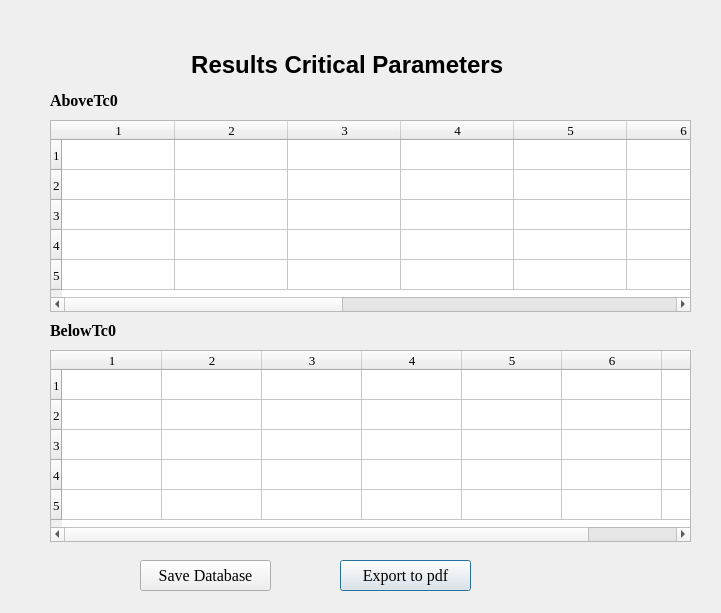
<?xml version="1.0" encoding="UTF-8"?>
<ui version="4.0">
 <class>Dialog</class>
 <widget class="QDialog" name="Dialog">
  <property name="geometry">
   <rect>
    <x>0</x>
    <y>0</y>
    <width>721</width>
    <height>613</height>
   </rect>
  </property>
  <property name="windowTitle">
   <string>Results Critical Parameters</string>
  </property>
  <property name="windowIcon">
   <iconset>
    <normaloff>../Img/Telematica.png</normaloff>../Img/Telematica.png</iconset>
  </property>
  <widget class="QLabel" name="label">
   <property name="geometry">
    <rect>
     <x>560</x>
     <y>550</y>
     <width>131</width>
     <height>61</height>
    </rect>
   </property>
   <property name="lineWidth">
    <number>1</number>
   </property>
   <property name="text">
    <string/>
   </property>
   <property name="pixmap">
    <pixmap>../Img/Uptc_Logo.png</pixmap>
   </property>
   <property name="scaledContents">
    <bool>true</bool>
   </property>
  </widget>
  <widget class="QLabel" name="label_2">
   <property name="geometry">
    <rect>
     <x>560</x>
     <y>20</y>
     <width>141</width>
     <height>61</height>
    </rect>
   </property>
   <property name="text">
    <string/>
   </property>
   <property name="pixmap">
    <pixmap>../Img/Telematics.png</pixmap>
   </property>
   <property name="scaledContents">
    <bool>true</bool>
   </property>
  </widget>
  <widget class="QLabel" name="label_3">
   <property name="geometry">
    <rect>
     <x>30</x>
     <y>20</y>
     <width>81</width>
     <height>61</height>
    </rect>
   </property>
   <property name="text">
    <string/>
   </property>
   <property name="pixmap">
    <pixmap>../Img/GSM.jpg</pixmap>
   </property>
   <property name="scaledContents">
    <bool>true</bool>
   </property>
  </widget>
  <widget class="QLabel" name="label_4">
   <property name="geometry">
    <rect>
     <x>170</x>
     <y>50</y>
     <width>361</width>
     <height>31</height>
    </rect>
   </property>
   <property name="text">
    <string>&lt;html&gt;&lt;head/&gt;&lt;body&gt;&lt;p align=&quot;center&quot;&gt;&lt;span style=&quot; font-size:18pt; font-weight:600;&quot;&gt;Results Critical Parameters &lt;/span&gt;&lt;/p&gt;&lt;/body&gt;&lt;/html&gt;</string>
   </property>
  </widget>
  <widget class="QTableWidget" name="tableaboveTco">
   <property name="geometry">
    <rect>
     <x>50</x>
     <y>120</y>
     <width>641</width>
     <height>192</height>
    </rect>
   </property>
   <property name="font">
    <font>
     <family>Times New Roman</family>
     <pointsize>10</pointsize>
    </font>
   </property>
   <property name="autoFillBackground">
    <bool>true</bool>
   </property>
   <property name="rowCount">
    <number>5</number>
   </property>
   <property name="columnCount">
    <number>11</number>
   </property>
   <attribute name="horizontalHeaderDefaultSectionSize">
    <number>113</number>
   </attribute>
   <row/>
   <row/>
   <row/>
   <row/>
   <row/>
   <column/>
   <column/>
   <column/>
   <column/>
   <column/>
   <column/>
   <column/>
   <column/>
   <column/>
   <column/>
   <column/>
   <item row="0" column="0">
    <property name="text">
     <string/>
    </property>
    <property name="textAlignment">
     <set>AlignCenter</set>
    </property>
   </item>
   <item row="0" column="1">
    <property name="textAlignment">
     <set>AlignCenter</set>
    </property>
   </item>
   <item row="0" column="2">
    <property name="textAlignment">
     <set>AlignCenter</set>
    </property>
   </item>
   <item row="0" column="3">
    <property name="textAlignment">
     <set>AlignCenter</set>
    </property>
   </item>
   <item row="0" column="4">
    <property name="textAlignment">
     <set>AlignCenter</set>
    </property>
   </item>
   <item row="0" column="5">
    <property name="textAlignment">
     <set>AlignCenter</set>
    </property>
   </item>
   <item row="0" column="6">
    <property name="textAlignment">
     <set>AlignCenter</set>
    </property>
   </item>
   <item row="0" column="7">
    <property name="textAlignment">
     <set>AlignCenter</set>
    </property>
   </item>
   <item row="0" column="8">
    <property name="textAlignment">
     <set>AlignCenter</set>
    </property>
   </item>
   <item row="1" column="0">
    <property name="text">
     <string/>
    </property>
    <property name="textAlignment">
     <set>AlignCenter</set>
    </property>
   </item>
  </widget>
  <widget class="QTableWidget" name="tablebelowTco">
   <property name="geometry">
    <rect>
     <x>50</x>
     <y>350</y>
     <width>641</width>
     <height>192</height>
    </rect>
   </property>
   <property name="font">
    <font>
     <family>Times New Roman</family>
     <pointsize>10</pointsize>
    </font>
   </property>
   <property name="rowCount">
    <number>5</number>
   </property>
   <property name="columnCount">
    <number>7</number>
   </property>
   <row/>
   <row/>
   <row/>
   <row/>
   <row/>
   <column/>
   <column/>
   <column/>
   <column/>
   <column/>
   <column/>
   <column/>
  </widget>
  <widget class="QLabel" name="label_5">
   <property name="geometry">
    <rect>
     <x>50</x>
     <y>90</y>
     <width>81</width>
     <height>21</height>
    </rect>
   </property>
   <property name="font">
    <font>
     <family>Times New Roman</family>
     <pointsize>12</pointsize>
     <weight>75</weight>
     <bold>true</bold>
    </font>
   </property>
   <property name="text">
    <string>AboveTc0</string>
   </property>
  </widget>
  <widget class="QLabel" name="label_6">
   <property name="geometry">
    <rect>
     <x>50</x>
     <y>320</y>
     <width>81</width>
     <height>21</height>
    </rect>
   </property>
   <property name="font">
    <font>
     <family>Times New Roman</family>
     <pointsize>12</pointsize>
     <weight>75</weight>
     <bold>true</bold>
    </font>
   </property>
   <property name="text">
    <string>BelowTc0</string>
   </property>
  </widget>
  <widget class="QPushButton" name="exportopdf">
   <property name="geometry">
    <rect>
     <x>340</x>
     <y>560</y>
     <width>131</width>
     <height>31</height>
    </rect>
   </property>
   <property name="font">
    <font>
     <family>Times New Roman</family>
     <pointsize>12</pointsize>
    </font>
   </property>
   <property name="text">
    <string>Export to pdf</string>
   </property>
   <property name="icon">
    <iconset>
     <normaloff>../../../fisica/Interfaz-Fisica/Img/Importardata.png</normaloff>../../../fisica/Interfaz-Fisica/Img/Importardata.png</iconset>
   </property>
  </widget>
  <widget class="QPushButton" name="saveDatabase">
   <property name="geometry">
    <rect>
     <x>140</x>
     <y>560</y>
     <width>131</width>
     <height>31</height>
    </rect>
   </property>
   <property name="font">
    <font>
     <family>Times New Roman</family>
     <pointsize>12</pointsize>
    </font>
   </property>
   <property name="text">
    <string>Save Database</string>
   </property>
   <property name="icon">
    <iconset>
     <normaloff>../Img/guardar.png</normaloff>../Img/guardar.png</iconset>
   </property>
  </widget>
 </widget>
 <resources/>
 <connections/>
</ui>
